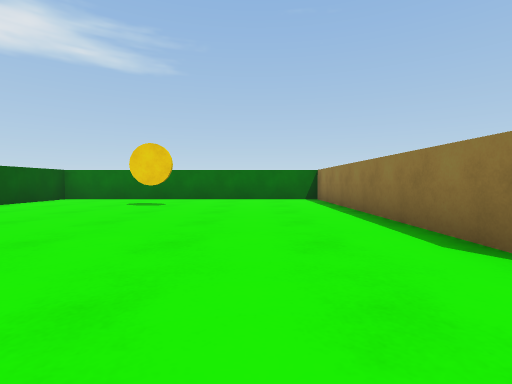
View 1 (above)

23 first-person views from a walk through a scene from a Unity 3-D project. The camera is 0.58 m above the floor, tilts 2° down and sees 85° across. The floor is counted in squares, 1 m on a side. Each view is taken from the middle of a square. On the plan, view 1 faces up. The plan holds only what a view shows up to about 9 squares ahead; the rest is blank. The player character is not drawn.

View 2
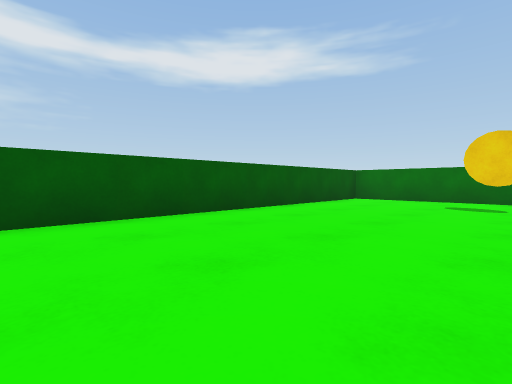

View 3
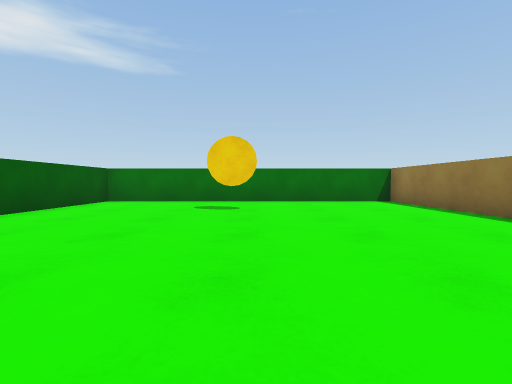

View 4
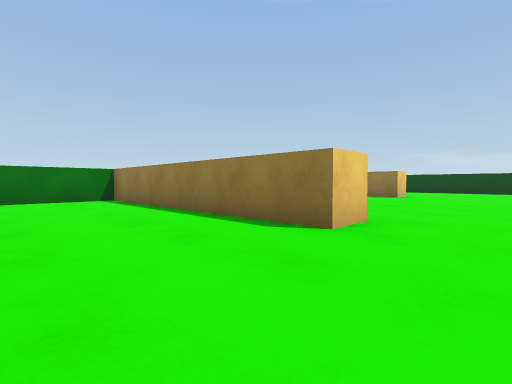

View 5
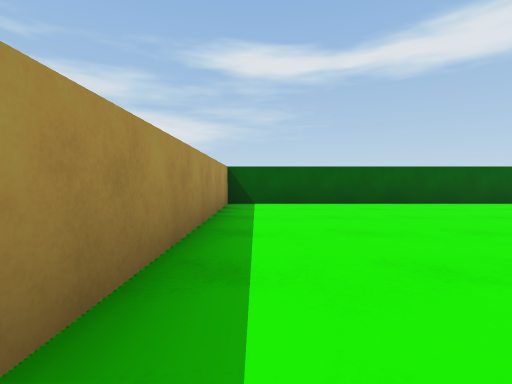

View 6
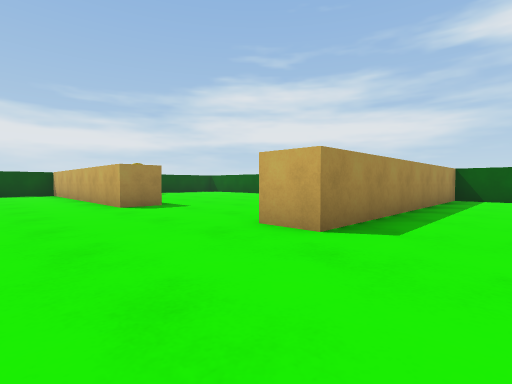

View 7
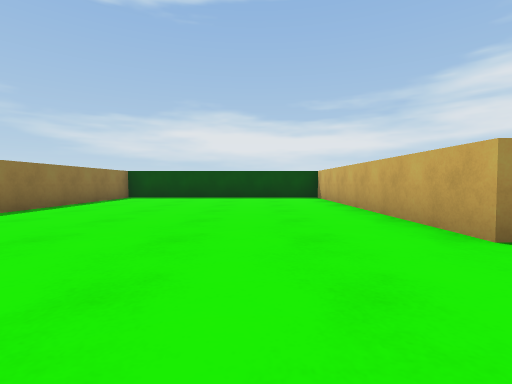

View 8
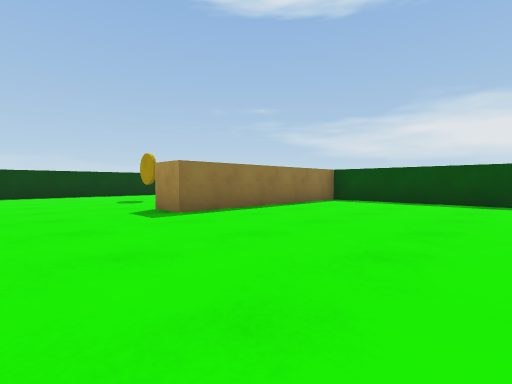

View 9
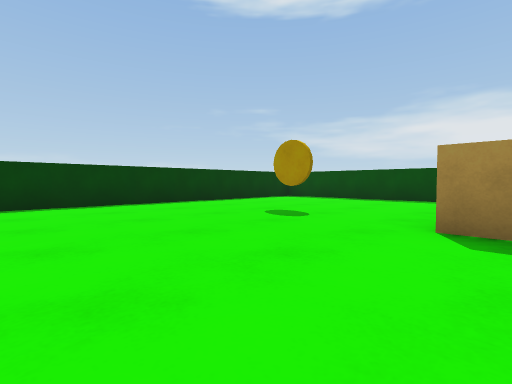

View 10
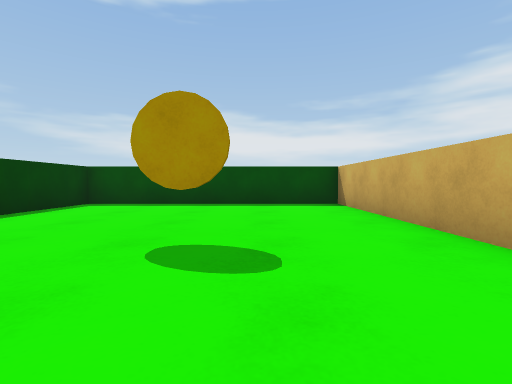

View 11
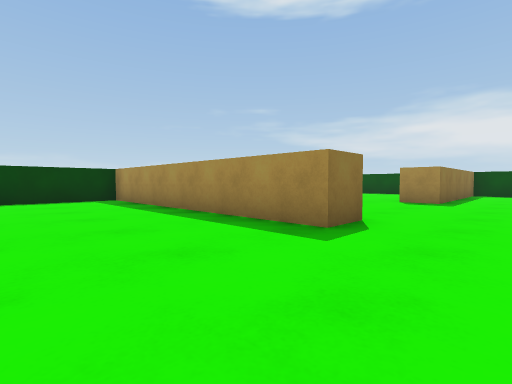

View 12
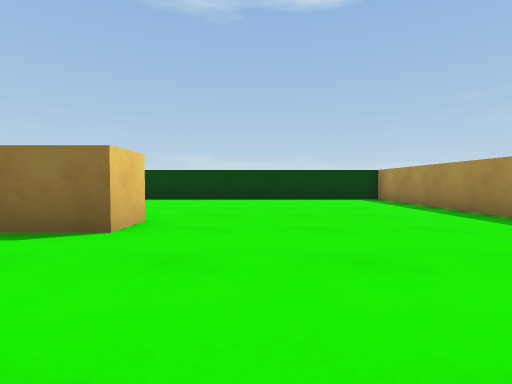

View 13
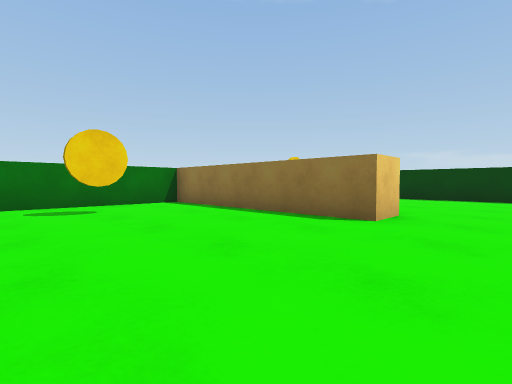

View 14
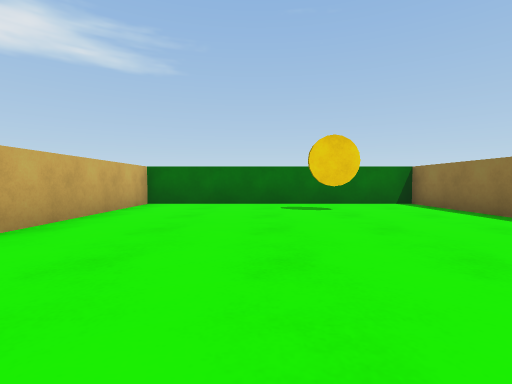

View 15
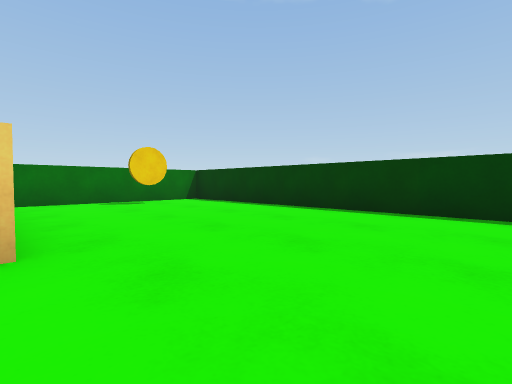

View 16
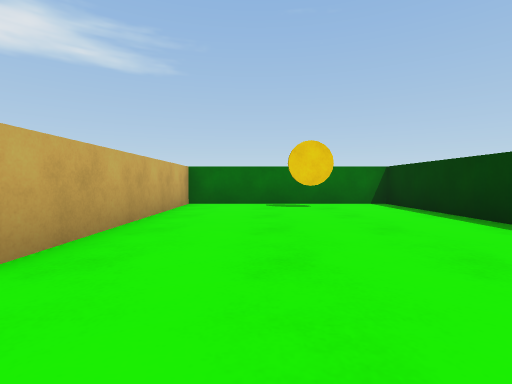

View 17
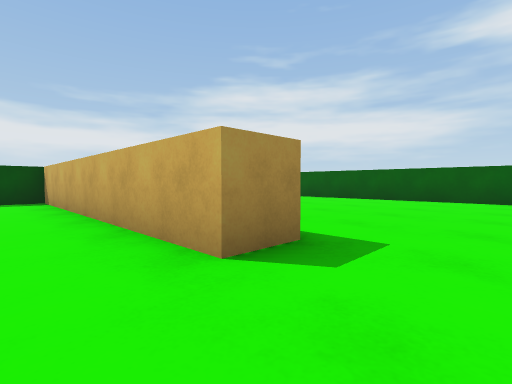

View 18
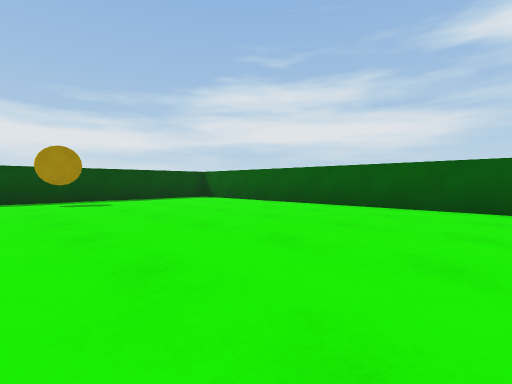

View 19
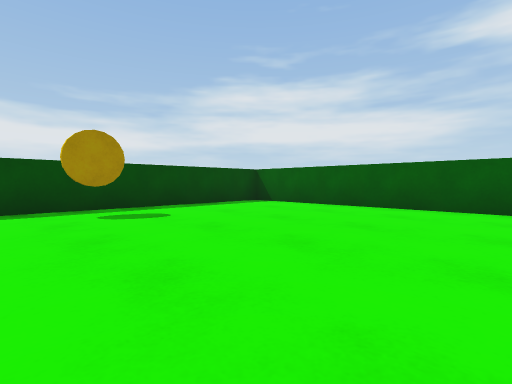

View 20
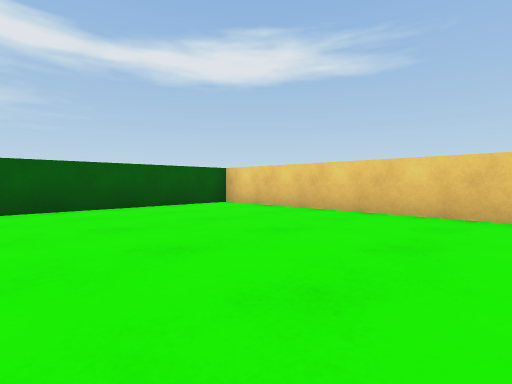

View 21
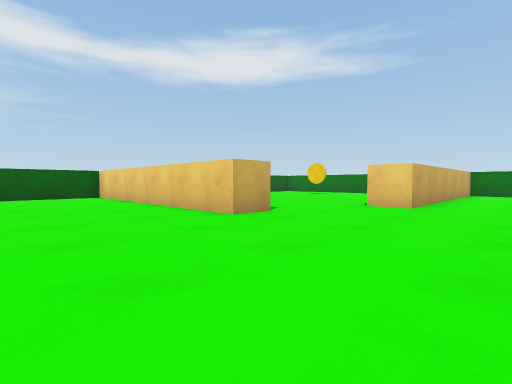

View 22
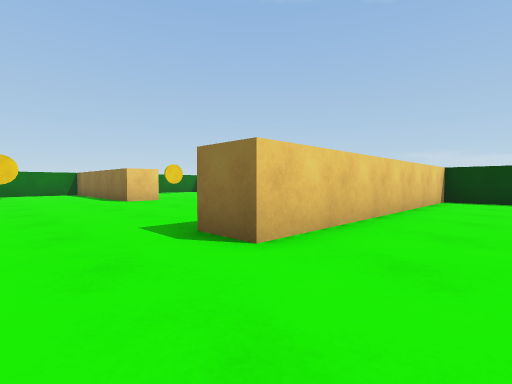

View 23
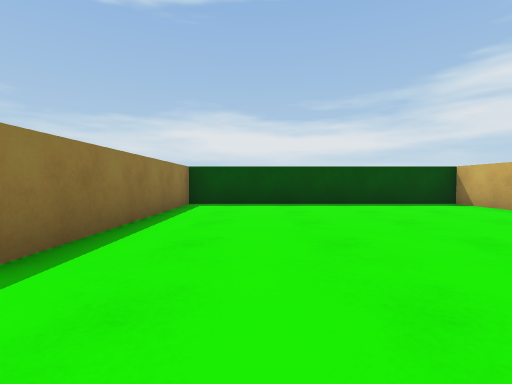

### Floor plan
Points are (right, up) in squares from view 1. A wall is a line through its corners. A room is listed if a view was taken in it or the views show most of it. See-through windows are left out.
Room 1 (views 1, 2, 3, 4, 5)
walls: (3.1, 1.8) (2.1, 1.8) (2.1, 9.5) (-6.5, 9.5) (-6.5, -0.8) (1.2, -0.8)
ways out: opening at (1.5, 0.5) to room 2
objects: coin (-2, 7)
Room 2 (views 6, 7, 8, 9, 10, 11, 12, 13, 14, 15, 16, 17, 18, 19, 20, 21, 22, 23)
walls: (9.8, -8.4) (9.8, -13.5) (16.5, -13.5) (16.5, -10.9); (0.6, -5.7) (1.7, -5.7) (1.7, -13.5) (8.8, -13.5) (8.8, -7.7) (9.9, -7.7); (1.2, -0.8) (1.2, -1.8) (-6.5, -1.8) (-6.5, -13.5) (-0.2, -13.5); (16.5, -9.2) (16.5, -3.2) (8.8, -3.2) (8.8, -2.2) (16.5, -2.2) (16.5, 9.5) (11.2, 9.5) (11.2, 3.7) (10.2, 3.7) (10.2, 9.5) (3.1, 9.5) (3.1, 1.8)
ways out: opening at (1.5, 0.5) to room 1
objects: coin (-1, -13); coin (8, 7); coin (13, -9); coin (14, 8)

Positions as (right, up) in squares from view 1, and headings:
1: (0, 0), facing up
2: (-2, 0), facing up-left
3: (-2, 1), facing up
4: (-1, 0), facing up-right
5: (1, 0), facing left
6: (4, 1), facing down-left
7: (4, -3), facing down
8: (4, -5), facing down-right
9: (9, -4), facing down-right
10: (12, -6), facing down
11: (7, 1), facing down-right
12: (7, 2), facing right
13: (6, 2), facing up-right
14: (6, 2), facing up
15: (11, 1), facing up-right
16: (13, 2), facing up
17: (3, -4), facing down-left
18: (0, -4), facing down-left
19: (0, -7), facing down-left
20: (0, -7), facing up-left
21: (5, -5), facing up-left
22: (7, -5), facing up-right
23: (7, -6), facing down
